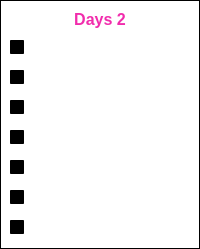
                 <widget class="QWidget" name="Day2">
                  <property name="styleSheet">
                   <string notr="true">background-color: qlineargradient(spread:pad, x1:0, y1:0, x2:1, y2:1, stop:0 rgba(0, 0, 0, 0), stop:1 rgba(255, 255, 255, 0));</string>
                  </property>
                  <layout class="QHBoxLayout" name="horizontalLayout_15">
                   <property name="spacing">
                    <number>0</number>
                   </property>
                   <property name="leftMargin">
                    <number>0</number>
                   </property>
                   <property name="topMargin">
                    <number>0</number>
                   </property>
                   <property name="rightMargin">
                    <number>0</number>
                   </property>
                   <property name="bottomMargin">
                    <number>0</number>
                   </property>
                   <item>
                    <widget class="QFrame" name="SubjectDays_2">
                     <property name="frameShape">
                      <enum>QFrame::StyledPanel</enum>
                     </property>
                     <property name="frameShadow">
                      <enum>QFrame::Raised</enum>
                     </property>
                     <layout class="QVBoxLayout" name="verticalLayout_5">
                      <item>
                       <widget class="QLabel" name="Subject2DaysHeading">
                        <property name="maximumSize">
                         <size>
                          <width>16777215</width>
                          <height>100</height>
                         </size>
                        </property>
                        <property name="font">
                         <font>
                          <pointsize>12</pointsize>
                          <weight>75</weight>
                          <bold>true</bold>
                         </font>
                        </property>
                        <property name="styleSheet">
                         <string notr="true">QLabel{
	
color: rgb(241, 44, 172);
border-radius:10px;

}</string>
                        </property>
                        <property name="midLineWidth">
                         <number>4</number>
                        </property>
                        <property name="text">
                         <string>Days 2</string>
                        </property>
                        <property name="alignment">
                         <set>Qt::AlignCenter</set>
                        </property>
                       </widget>
                      </item>
                      <item>
                       <widget class="QCheckBox" name="Subject2Sunday">
                        <property name="font">
                         <font>
                          <pointsize>11</pointsize>
                         </font>
                        </property>
                        <property name="styleSheet">
                         <string notr="true">QCheckBox{

	color: rgb(255, 255, 255);
}</string>
                        </property>
                        <property name="text">
                         <string>Sun</string>
                        </property>
                        <property name="tristate">
                         <bool>false</bool>
                        </property>
                       </widget>
                      </item>
                      <item>
                       <widget class="QCheckBox" name="Subject2Monday">
                        <property name="font">
                         <font>
                          <pointsize>11</pointsize>
                         </font>
                        </property>
                        <property name="styleSheet">
                         <string notr="true">QCheckBox{

	color: rgb(255, 255, 255);
}</string>
                        </property>
                        <property name="text">
                         <string>Mon</string>
                        </property>
                        <property name="tristate">
                         <bool>false</bool>
                        </property>
                       </widget>
                      </item>
                      <item>
                       <widget class="QCheckBox" name="Subject2Tuesday">
                        <property name="font">
                         <font>
                          <pointsize>11</pointsize>
                         </font>
                        </property>
                        <property name="styleSheet">
                         <string notr="true">QCheckBox{

	color: rgb(255, 255, 255);
}</string>
                        </property>
                        <property name="text">
                         <string>Tue</string>
                        </property>
                        <property name="tristate">
                         <bool>false</bool>
                        </property>
                       </widget>
                      </item>
                      <item>
                       <widget class="QCheckBox" name="Subject2Wednesday">
                        <property name="font">
                         <font>
                          <pointsize>11</pointsize>
                         </font>
                        </property>
                        <property name="styleSheet">
                         <string notr="true">QCheckBox{

	color: rgb(255, 255, 255);
}</string>
                        </property>
                        <property name="text">
                         <string>Wed</string>
                        </property>
                        <property name="tristate">
                         <bool>false</bool>
                        </property>
                       </widget>
                      </item>
                      <item>
                       <widget class="QCheckBox" name="Subject2Thursday">
                        <property name="font">
                         <font>
                          <pointsize>11</pointsize>
                         </font>
                        </property>
                        <property name="styleSheet">
                         <string notr="true">QCheckBox{

	color: rgb(255, 255, 255);
}</string>
                        </property>
                        <property name="text">
                         <string>Thu</string>
                        </property>
                        <property name="tristate">
                         <bool>false</bool>
                        </property>
                       </widget>
                      </item>
                      <item>
                       <widget class="QCheckBox" name="Subject2Friday">
                        <property name="font">
                         <font>
                          <pointsize>11</pointsize>
                         </font>
                        </property>
                        <property name="styleSheet">
                         <string notr="true">QCheckBox{

	color: rgb(255, 255, 255);
}</string>
                        </property>
                        <property name="text">
                         <string>Fri</string>
                        </property>
                        <property name="tristate">
                         <bool>false</bool>
                        </property>
                       </widget>
                      </item>
                      <item>
                       <widget class="QCheckBox" name="Subject2Saturday">
                        <property name="font">
                         <font>
                          <pointsize>11</pointsize>
                         </font>
                        </property>
                        <property name="styleSheet">
                         <string notr="true">QCheckBox{

	color: rgb(255, 255, 255);
}</string>
                        </property>
                        <property name="text">
                         <string>Sat</string>
                        </property>
                        <property name="tristate">
                         <bool>false</bool>
                        </property>
                       </widget>
                      </item>
                     </layout>
                    </widget>
                   </item>
                  </layout>
                 </widget>
